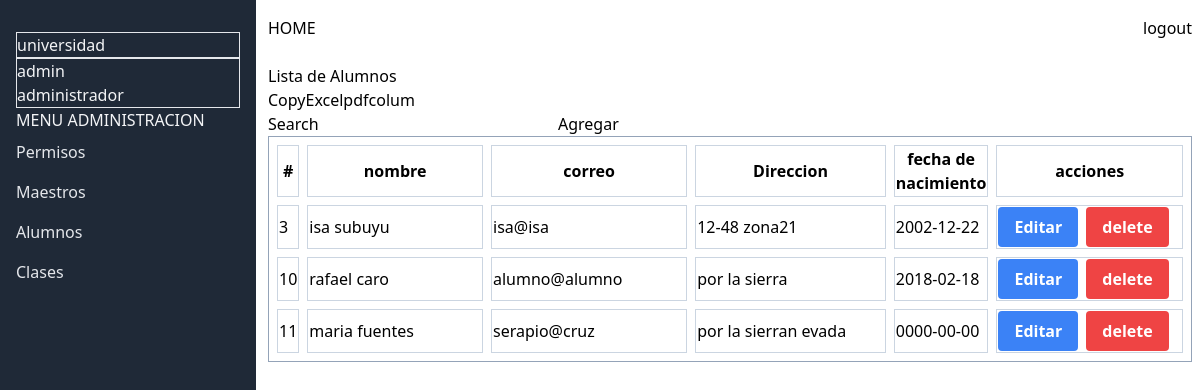
The page /admin/alumnos on the database as committed earlier.
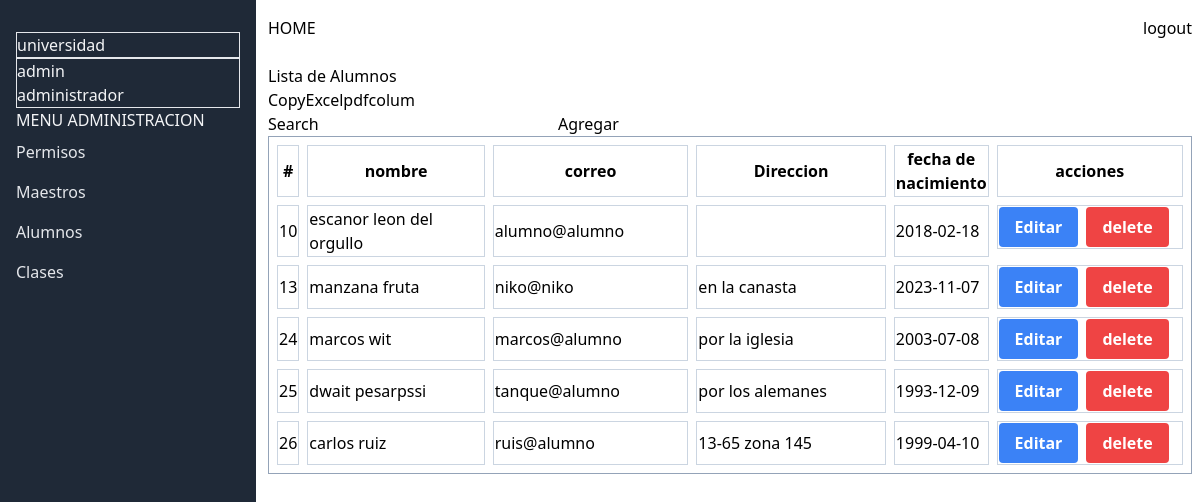
The same page on the database as committed later.
### tables this page shows
CREATE TABLE `usuarios` (
  `id` int(11) NOT NULL AUTO_INCREMENT,
  `correo` varchar(100) DEFAULT NULL,
  `password` varchar(250) DEFAULT NULL,
  `nombre` varchar(100) DEFAULT NULL,
  `apellido` varchar(100) DEFAULT NULL,
  `direccion` varchar(100) DEFAULT NULL,
  `fecha_nac` date DEFAULT NULL,
  `rol` int(11) DEFAULT NULL,
  `id_materias` int(11) DEFAULT NULL,
  PRIMARY KEY (`id`),
  KEY `usuarios_FK` (`rol`),
  KEY `usuarios_FK_1` (`id_materias`),
  CONSTRAINT `usuarios_FK` FOREIGN KEY (`rol`) REFERENCES `roles` (`id_rol`),
  CONSTRAINT `usuarios_FK_1` FOREIGN KEY (`id_materias`) REFERENCES `materia` (`id`)
);

### Controllers/AdminController.php (called while the page is built, shortened)
<?php
class AdminController
{
    protected $model;
    public function __construct()
    {
        $this->model = new User();
    }
    public function alumnos()
    {
        $data = $this->model->where("rol", "=", "3");
        include $_SERVER["DOCUMENT_ROOT"] . "/views/admin/dash_alumno.php";
    }
}

### config/database.php (called while the page is built)
<?php
return [
    "host" => "localhost",
    "dbname" => "universidad",
    "username" => "root",
    "password" => ""
];

### Models/Mode.php (called while the page is built, shortened)
<?php
class Model
{
    private $db;
    protected $table;
    public function __construct()
    {
        $config = include($_SERVER["DOCUMENT_ROOT"] . "/config/database.php");
        try {
            $this->db = new mysqli(
                $config["host"],
                $config["username"],
                $config["password"],
                $config["dbname"]
            );
        } catch (mysqli_sql_exception $e) {
            echo "Error: " . $e->getMessage();
        }
    }
    public function where($column, $operator, $value)
    {
        $res = $this->db->query("SELECT * FROM {$this->table} WHERE $column $operator '$value' ");
        $data = $res->fetch_all(MYSQLI_ASSOC);
        return $data;
    }
}

### views/admin/dash_alumno.php (the view, shortened to what the changed rows need)
<!DOCTYPE html>
<html lang="en">
<head>
    <script src="https://cdn.tailwindcss.com"></script>
</head>
<body>
    <div class="flex">
        <div class="bg-gray-800 text-gray-100 w-64 px-4 py-8 h-screen">
            <div class=" border border-b-1 space-y-10">
                <h1> universidad</h1>
            </div>
        </div>
        <div class="pt-4 flex-1 ml-3 mr-2">
            <div>
                <h1> Lista de Alumnos</h1>
            </div>
            <div>
                <table id="table_id" class=" table-auto border-separate border-spacing-2 border border-slate-400">
                    <thead>
                        <tr>
                            <th class="border border-slate-300"># </th>
                            <th class="border border-slate-300 w-56">nombre</th>
                            <th class="border border-slate-300  w-56">correo</th>
                            <th class="border border-slate-300 w-60">Direccion</th>
                            <th class="border border-slate-300">fecha de nacimiento</th>
                            <th class="border border-slate-300 w-48 "> acciones</th>
                        </tr>
                    </thead>
                    <tbody>
                        <?php
                        foreach ($data as $data) {
                        ?>
                            <tr>
                                <td class="border border-slate-300"><?php echo $data['id']; ?> </td>
                                <td class="border border-slate-300"> <?php echo $data['nombre'] . " " . $data['apellido'] ?>
                                </td>
                                <td class="border border-slate-300"> <?php echo $data['correo']; ?></td>
                                <td class="border border-slate-300"><?php echo $data['direccion']; ?></td>
                                <td class="border border-slate-300"> <?php echo $data['fecha_nac']; ?></td>
                                <td class="border border-slate-300 flex space-x-2">
                                    <a class="bg-blue-500 text-white font-bold py-2 px-4 rounded" href="/admin/alumno/edit?id=<?php echo $data['id'] ?>"> Editar</a>
                                    <form action="/alumno/delete" method="post">
                                        <button class="bg-red-500 text-white font-bold py-2 px-4 rounded" type="submit">delete</button>
                                    </form>
                                </td>
                            </tr>
                        <?php  } ?>
                    </tbody>
                </table>
            </div>
        </div>
    </div>
</body>
</html>

Rows that differ between the two databases and show on the page:
removed usuarios: id "3", nombre "isa", apellido "subuyu", correo "isa@isa", direccion "12-48 zona21", fecha_nac "2002-12-22"
removed usuarios: id "11", nombre "maria", apellido "fuentes", correo "serapio@cruz", direccion "por la sierran evada", fecha_nac "0000-00-00"
changed usuarios "alumno@alumno": nombre "rafael" → "escanor"; apellido "caro" → "leon del orgullo"; direccion "por la sierra" → (not shown)
added usuarios: id "13", nombre "manzana", apellido "fruta", correo "niko@niko", direccion "en la canasta", fecha_nac "2023-11-07"
added usuarios: id "24", nombre "marcos", apellido "wit", correo "marcos@alumno", direccion "por la iglesia", fecha_nac "2003-07-08"
added usuarios: id "25", nombre "dwait", apellido "pesarpssi", correo "tanque@alumno", direccion "por los alemanes", fecha_nac "1993-12-09"
added usuarios: id "26", nombre "carlos", apellido "ruiz", correo "ruis@alumno", direccion "13-65 zona 145", fecha_nac "1999-04-10"
